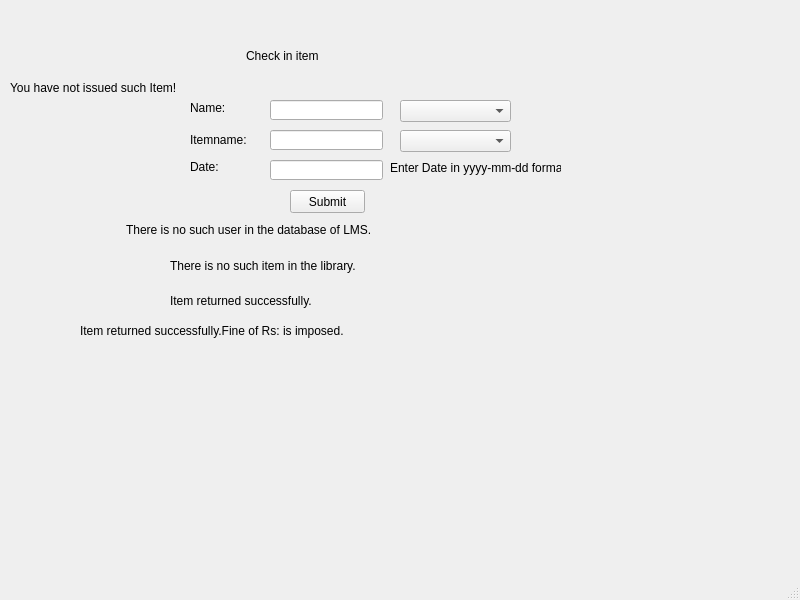
<?xml version="1.0" encoding="UTF-8"?>
<ui version="4.0">
 <class>Checkinitem</class>
 <widget class="QMainWindow" name="Checkinitem">
  <property name="geometry">
   <rect>
    <x>0</x>
    <y>0</y>
    <width>800</width>
    <height>600</height>
   </rect>
  </property>
  <property name="windowTitle">
   <string>MainWindow</string>
  </property>
  <widget class="QWidget" name="centralwidget">
   <widget class="QComboBox" name="comboBox">
    <property name="geometry">
     <rect>
      <x>400</x>
      <y>130</y>
      <width>111</width>
      <height>22</height>
     </rect>
    </property>
   </widget>
   <widget class="QLabel" name="label">
    <property name="geometry">
     <rect>
      <x>246</x>
      <y>30</y>
      <width>201</width>
      <height>51</height>
     </rect>
    </property>
    <property name="toolTip">
     <string>&lt;html&gt;&lt;head/&gt;&lt;body&gt;&lt;p align=&quot;center&quot;&gt;&lt;span style=&quot; font-size:18pt;&quot;&gt;Check in Item&lt;/span&gt;&lt;/p&gt;&lt;p align=&quot;center&quot;&gt;&lt;span style=&quot; font-size:18pt;&quot;&gt;&lt;br/&gt;&lt;/span&gt;&lt;/p&gt;&lt;/body&gt;&lt;/html&gt;</string>
    </property>
    <property name="styleSheet">
     <string notr="true">font: 75 20pt &quot;MS Shell Dlg 2&quot;;
font: 75 24pt &quot;MS Shell Dlg 2&quot;;</string>
    </property>
    <property name="text">
     <string>Check in item</string>
    </property>
   </widget>
   <widget class="QLineEdit" name="lineEdit">
    <property name="geometry">
     <rect>
      <x>270</x>
      <y>100</y>
      <width>113</width>
      <height>20</height>
     </rect>
    </property>
   </widget>
   <widget class="QComboBox" name="comboBox_2">
    <property name="geometry">
     <rect>
      <x>400</x>
      <y>100</y>
      <width>111</width>
      <height>22</height>
     </rect>
    </property>
   </widget>
   <widget class="QLabel" name="label_2">
    <property name="geometry">
     <rect>
      <x>190</x>
      <y>100</y>
      <width>47</width>
      <height>16</height>
     </rect>
    </property>
    <property name="styleSheet">
     <string notr="true">font: 75 10pt &quot;MS Shell Dlg 2&quot;;
font: 75 12pt &quot;MS Shell Dlg 2&quot;;</string>
    </property>
    <property name="text">
     <string>Name:</string>
    </property>
   </widget>
   <widget class="QLabel" name="label_3">
    <property name="geometry">
     <rect>
      <x>190</x>
      <y>130</y>
      <width>81</width>
      <height>20</height>
     </rect>
    </property>
    <property name="styleSheet">
     <string notr="true">font: 75 12pt &quot;MS Shell Dlg 2&quot;;</string>
    </property>
    <property name="text">
     <string>Itemname:</string>
    </property>
   </widget>
   <widget class="QLineEdit" name="lineEdit_2">
    <property name="geometry">
     <rect>
      <x>270</x>
      <y>130</y>
      <width>113</width>
      <height>20</height>
     </rect>
    </property>
   </widget>
   <widget class="QLabel" name="label_4">
    <property name="geometry">
     <rect>
      <x>170</x>
      <y>250</y>
      <width>351</width>
      <height>31</height>
     </rect>
    </property>
    <property name="styleSheet">
     <string notr="true">font: 75 16pt &quot;MS Shell Dlg 2&quot;;</string>
    </property>
    <property name="text">
     <string>There is no such item in the library.</string>
    </property>
   </widget>
   <widget class="QPushButton" name="pushButton">
    <property name="geometry">
     <rect>
      <x>290</x>
      <y>190</y>
      <width>75</width>
      <height>23</height>
     </rect>
    </property>
    <property name="text">
     <string>Submit</string>
    </property>
   </widget>
   <widget class="QLabel" name="label_5">
    <property name="geometry">
     <rect>
      <x>170</x>
      <y>280</y>
      <width>341</width>
      <height>41</height>
     </rect>
    </property>
    <property name="styleSheet">
     <string notr="true">font: 75 20pt &quot;MS Shell Dlg 2&quot;;</string>
    </property>
    <property name="text">
     <string>Item returned successfully.</string>
    </property>
   </widget>
   <widget class="QLabel" name="label_6">
    <property name="geometry">
     <rect>
      <x>80</x>
      <y>310</y>
      <width>701</width>
      <height>41</height>
     </rect>
    </property>
    <property name="styleSheet">
     <string notr="true">font: 75 20pt &quot;MS Shell Dlg 2&quot;;</string>
    </property>
    <property name="text">
     <string>Item returned successfully.Fine of Rs: is imposed.</string>
    </property>
   </widget>
   <widget class="QLabel" name="label_7">
    <property name="geometry">
     <rect>
      <x>126</x>
      <y>220</y>
      <width>491</width>
      <height>20</height>
     </rect>
    </property>
    <property name="styleSheet">
     <string notr="true">font: 75 18pt &quot;MS Shell Dlg 2&quot;;</string>
    </property>
    <property name="text">
     <string>There is no such user in the database of LMS.</string>
    </property>
   </widget>
   <widget class="QLabel" name="label_8">
    <property name="geometry">
     <rect>
      <x>190</x>
      <y>160</y>
      <width>47</width>
      <height>13</height>
     </rect>
    </property>
    <property name="styleSheet">
     <string notr="true">font: 75 12pt &quot;MS Shell Dlg 2&quot;;</string>
    </property>
    <property name="text">
     <string>Date:</string>
    </property>
   </widget>
   <widget class="QLineEdit" name="lineEdit_3">
    <property name="geometry">
     <rect>
      <x>270</x>
      <y>160</y>
      <width>113</width>
      <height>20</height>
     </rect>
    </property>
   </widget>
   <widget class="QLabel" name="label_9">
    <property name="geometry">
     <rect>
      <x>390</x>
      <y>160</y>
      <width>171</width>
      <height>16</height>
     </rect>
    </property>
    <property name="text">
     <string>Enter Date in yyyy-mm-dd format.</string>
    </property>
   </widget>
   <widget class="QLabel" name="label_10">
    <property name="geometry">
     <rect>
      <x>10</x>
      <y>80</y>
      <width>291</width>
      <height>16</height>
     </rect>
    </property>
    <property name="styleSheet">
     <string notr="true">font: 75 14pt &quot;MS Shell Dlg 2&quot;;</string>
    </property>
    <property name="text">
     <string>You have not issued such Item!</string>
    </property>
   </widget>
  </widget>
  <widget class="QMenuBar" name="menubar">
   <property name="geometry">
    <rect>
     <x>0</x>
     <y>0</y>
     <width>800</width>
     <height>21</height>
    </rect>
   </property>
  </widget>
  <widget class="QStatusBar" name="statusbar"/>
 </widget>
 <resources/>
 <connections/>
</ui>
